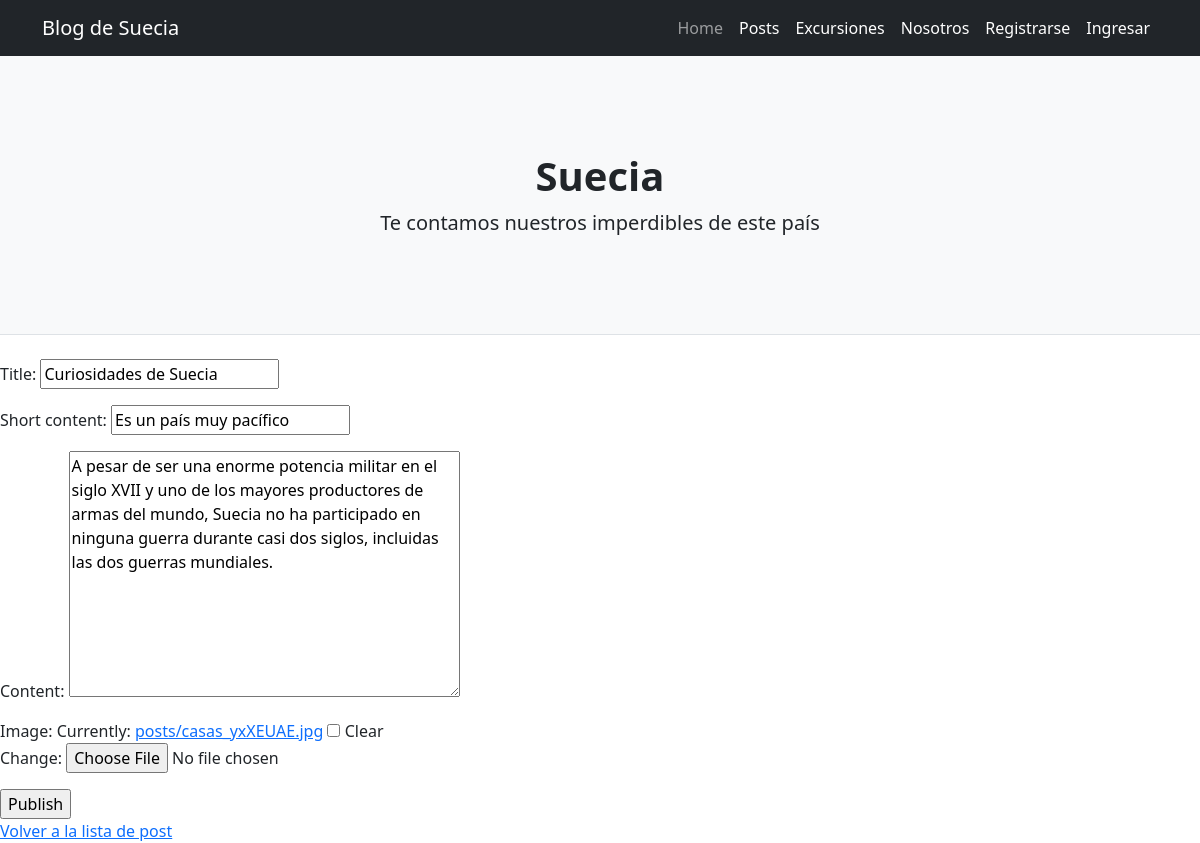
The app's page /update/5/ with its own data.
### blog/models.py (models this page shows, shortened)
class Post(models.Model):
    title = models.CharField(max_length=100)
    short_content = models.CharField(max_length=300)
    content = models.TextField(max_length=3000)
    date_published = models.DateTimeField(auto_now_add=True)
    image = models.ImageField(upload_to="posts", null=True, blank=True)

### blog/views.py (the view)
# urls.py: path('update/<int:pk>/', UpdatePost.as_view(), name="update-post"),
class UpdatePost(UpdateView):
    model = Post
    fields = ['title', 'short_content', 'content', 'image']
    success_url = reverse_lazy("list-post")

### blog/templates/blog/post_form.html (shortened to what this page needs)
{% extends 'blog/base.html' %}
{% block contenido %}
    <form  enctype='multipart/form-data' method="post">
        {{form.as_p}}
        <input type="submit" value="Publish">
    </form>
    <a href="{% url 'list-post' %}">Volver a la lista de post</a>
{% endblock %}

### records on screen
Post: title "Curiosidades de Suecia", short_content "Es un país muy pacífico", content "A pesar de ser una enorme potencia militar en el siglo XVII y uno de los mayores productores de armas del mundo, Suecia no ha participado en ninguna guerra durante casi dos siglos, incluidas las dos guerras mundiales."
